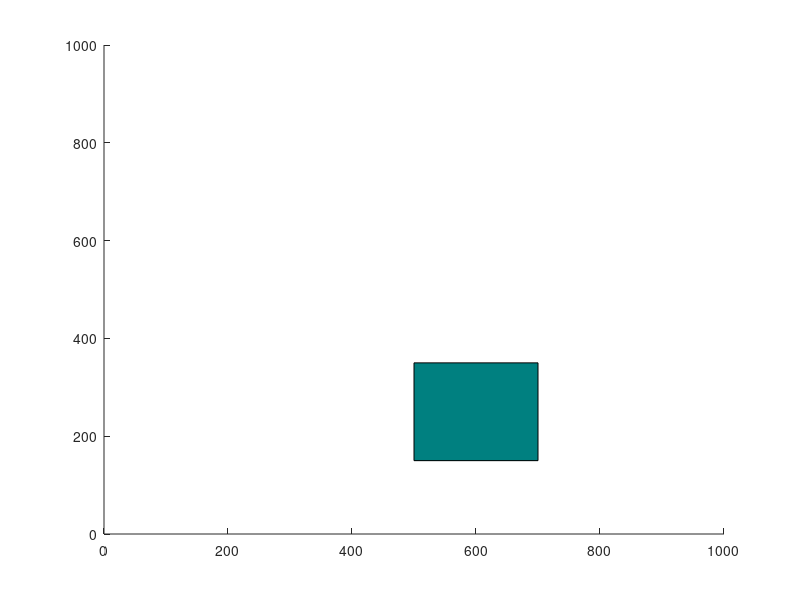

Write the MATLAB code that produced this figure. (Note: this script raises an error after producing the figure.)
% RRT* algorithm in 2D with collision avoidance.
% 
% Author: Sai Vemprala
% 
% nodes:    Contains list of all explored nodes. Each node contains its
%           coordinates, cost to reach and its parent.
% 
% Brief description of algorithm: 
% 1. Pick a random node q_rand.
% 2. Find the closest node q_near from explored nodes to branch out from, towards
%    q_rand.
% 3. Steer from q_near towards q_rand: interpolate if node is too far away, reach
%    q_new. Check that obstacle is not hit.
% 4. Update cost of reaching q_new from q_near, treat it as Cmin. For now,
%    q_near acts as the parent node of q_new.
% 5. From the list of 'visited' nodes, check for nearest neighbors with a 
%    given radius, insert in a list q_nearest.
% 6. In all members of q_nearest, check if q_new can be reached from a
%    different parent node with cost lower than Cmin, and without colliding
%    with the obstacle. Select the node that results in the least cost and 
%    update the parent of q_new.
% 7. Add q_new to node list.
% 8. Continue until maximum number of nodes is reached or goal is hit.

% Clears all variables and closes any figures
clearvars
close all

% Setup environment and algorithm constraints
% Size of environment
x_max = 1000;
y_max = 1000;
% Obstacle
obstacle = [500,150,200,200];
% Step size - how far tree can expand per iteration
EPS = 20;
% Max width of grid-aligned area
strip_width = 100;
num_strips = floor(x_max / strip_width)
% Max number of nodes the algorithm will generate
numNodes = 500;        

% Start and goal positions
q_start.coord = [0 0];
q_start.cost = 0;
q_start.parent = 0;
q_goal.coord = [1000 1000];
q_goal.cost = 0;

% nodes stores all explored nodes
nodes(1) = q_start;

% Create figure, draw obstacle
figure(1)
axis([0 x_max 0 y_max])
rectangle('Position',obstacle,'FaceColor',[0 .5 .5])
hold on

iter = 0;

% Generates a random point within a predefined sweep pattern
q_rand_list = [];
for i = 1:(num_strips+1)
    if mod(i, 2) == 1
        for y = 0:50:y_max
            q_rand_list = [q_rand_list; (i-1)*strip_width, y];
        end
    else
        for y = y_max:-50:0
            q_rand_list = [q_rand_list; (i-1)*strip_width, y];
        end
    end
end

% Main loop - growing the tree
for i = 1:1:numNodes
    % Generates a random point in the 2D space
    % q_rand = [floor(rand(1)*x_max) floor(rand(1)*y_max)];

    if (i+1) <= height(q_rand_list)
        q_rand = q_rand_list((i+1), :);
    else
        q_rand = q_goal.coord;
    end



    % Plot point on figure
    plot(q_rand(1), q_rand(2), 'x', 'Color',  [0 0.4470 0.7410])
    
    % Break if goal node is already reached
    for j = 1:1:length(nodes)
        if nodes(j).coord == q_goal.coord
            break
        end
    end
    
    % Pick the closest node to q_rand from existing list to branch out from
    % By calculating the Euclidean distance for all nodes
    ndist = [];
    for j = 1:1:length(nodes)
        n = nodes(j);
        tmp = dist(n.coord, q_rand);
        ndist = [ndist tmp];
    end
    [val, idx] = min(ndist);
    q_near = nodes(idx);
    
    % Move towards q_rand from q_near (limited to EPS num units)
    % q_new.coord = steer(q_rand, q_near.coord, val, EPS);
    if (i+1) <= height(q_rand_list)
        q_new.coord = q_rand_list((i+1), :);
    else
        q_new.coord = q_goal.coord;
    end
    % Checks if the path between q_near and q_new collides with the
    % obstacle
    if noCollision(q_rand, q_near.coord, obstacle)

        if q_near.coord(2) == y_max || q_near.coord(2) == 0
            if mod(iter, 2) == 1
                dubConnObj = dubinsConnection(MinTurningRadius=55);
                startPose = [q_near.coord(1), q_near.coord(2), pi/2]
                goalPose = [q_new.coord(1), q_new.coord(2), 3*pi/2]
                [pathSegObj, pathCosts] = connect(dubConnObj, startPose, goalPose);
                show(pathSegObj{1})
            end
            iter = iter + 1;
        end


        % No collision, so draws a line from q_near to q_new
        line([q_near.coord(1), q_new.coord(1)], [q_near.coord(2), q_new.coord(2)], 'Color', 'k', 'LineWidth', 2);
        drawnow
        hold on
        % Calculate cost to travel to q_new plus the cost of reaching
        % q_near
        q_new.cost = dist(q_new.coord, q_near.coord) + q_near.cost;
        
        % Within a radius of r, find all existing nodes
        % Check if any provide a lower cost path to q_new
        q_nearest = [];
        r = 60;
        neighbor_count = 1;
        for j = 1:1:length(nodes)
            if noCollision(nodes(j).coord, q_new.coord, obstacle) && dist(nodes(j).coord, q_new.coord) <= r
                q_nearest(neighbor_count).coord = nodes(j).coord;
                q_nearest(neighbor_count).cost = nodes(j).cost;
                neighbor_count = neighbor_count+1;
            end
        end
        
        % Initialize cost to currently known value
        q_min = q_near;
        C_min = q_new.cost;
        
        % Iterate through all nearest neighbors to find alternate lower
        % cost paths
        % If a better parent is found, updates the connection and draws a
        % green line
        for k = 1:1:length(q_nearest)
            if noCollision(q_nearest(k).coord, q_new.coord, obstacle) && q_nearest(k).cost + dist(q_nearest(k).coord, q_new.coord) < C_min
                q_min = q_nearest(k);
                C_min = q_nearest(k).cost + dist(q_nearest(k).coord, q_new.coord);
                line([q_min.coord(1), q_new.coord(1)], [q_min.coord(2), q_new.coord(2)], 'Color', 'g');                
                hold on
            end
        end
        
        % Update parent to least cost-from node
        for j = 1:1:length(nodes)
            if nodes(j).coord == q_min.coord
                q_new.parent = j;
            end
        end
        
        % Append q_new to explored nodes
        nodes = [nodes q_new];
    end
end

% Finding the optimal path
% Finds the closest node to the goal
D = [];
for j = 1:1:length(nodes)
    tmpdist = dist(nodes(j).coord, q_goal.coord);
    D = [D tmpdist];
end

% Search backwards from goal to start to find the optimal least cost path
[val, idx] = min(D);
q_final = nodes(idx);
q_goal.parent = idx;
q_end = q_goal;
nodes = [nodes q_goal];
% Trace path back to start and draws optimal path.
while q_end.parent ~= 0
    start = q_end.parent;
    line([q_end.coord(1), nodes(start).coord(1)], [q_end.coord(2), nodes(start).coord(2)], 'Color', 'r', 'LineWidth', 2);
    hold on
    q_end = nodes(start);
end



% % Alternative "forced" path
% for i = 1:1:numNodes
%     q_rand = q_rand_list(i, :);
%     % Plot point on figure
%     plot(q_rand(1), q_rand(2), 'x', 'Color',  [0 0.4470 0.7410])
% 
%      % Break if goal node is already reached
%     for j = 1:1:length(nodes)
%         if nodes(j).coord == q_goal.coord
%             break
%         end
%     end
% 
%     % Pick the closest node to q_rand from existing list to branch out from
%     % By calculating the Euclidean distance for all nodes
%     ndist = [];
%     for j = 1:1:length(nodes)
%         n = nodes(j);
%         tmp = dist(n.coord, q_rand);
%         ndist = [ndist tmp];
%     end
%     [val, idx] = min(ndist);
%     q_near = nodes(idx);
% end